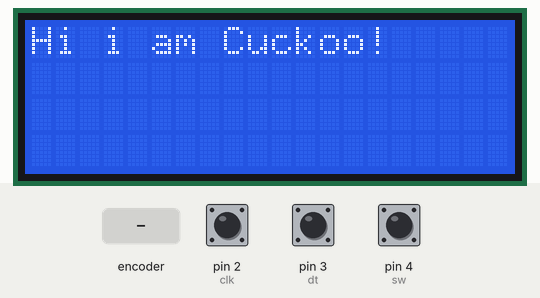
This sketch was run on a simulated Arduino Uno, built with avr-gcc and run on an emulated ATmega328P. Shown: 20×4 character LCD. Inputs (shaded band) come from the test bench; at power-on: pin 2 (clk) HIGH, pin 3 (dt) HIGH, pin 4 (sw) HIGH.

Above: at 4.2 s.
4.3 s: rotary encoder on pin 2 (clk) / pin 3 (dt) turned 3 steps (first pin leading)
At 4.41 s:
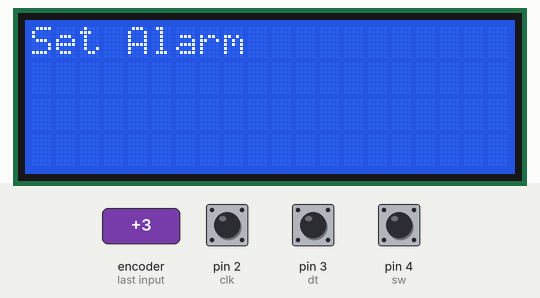
At 6.0 s:
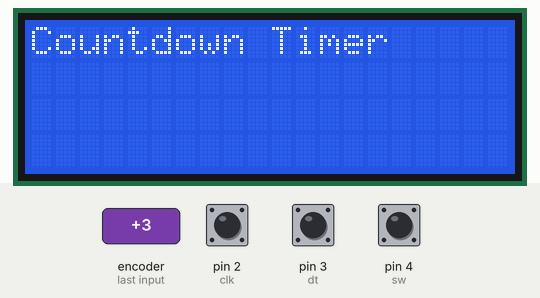
Timing chart, 0 to 7.5 s (numbered marks = the images above; inputs shaded):
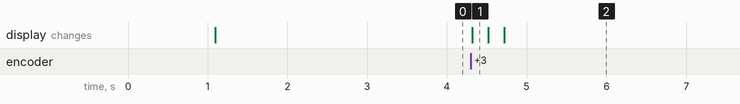

The sketch:

sketch.ino
```cpp
#include<RTClib.h>
#include<ezButton.h>
#include <LiquidCrystal_I2C.h>

RTC_DS1307 rtc;

//  lcd object : setting register address 0x27
LiquidCrystal_I2C lcd(0x27, 20, 4);


//  encoder variables
byte clk = 2;
byte dt = 3;
byte sw = 4;

ezButton button(sw);

//  counting rotations
int counter = 0;
int prev_counter = 0;
int flag = 0;

//String rtc_date = "";
//String rtc_time = "";

void setup() {

  Serial.begin(9600);

  //  initializing LCD
  lcd.init();  //  initialize the lcd.
  lcd.clear();  //  clears the screen and moves the cursor to the top left corner.
  lcd.backlight();  //  turn on the backlight.

  //  initial messages
  lcd.clear();
  lcd_print(0, 0, "RTC found");
  delay(1000);
  lcd_print(0, 0, "Hi i am Cuckoo!");
  delay(2000);
   if (!rtc.begin()) {
  //   Serial.println("RTC not initialised");
     while (true);
   }
  // Serial.println("RTC found");

  attachInterrupt(digitalPinToInterrupt(clk), encoder, FALLING);

  button.setDebounceTime(25);
}

void encoder() {
  prev_counter = counter;
  if (digitalRead(dt)  ==  HIGH)counter++;
  else counter--;
  counter = constrain(counter, 0, 3);
  flag = 1;
}

void mode_selector() {

  if (prev_counter != counter  &&  flag  ==  1) {
    if (counter  ==  0) {
      lcd.clear();
      lcd_print(0, 0, "Date and Time");
    }
    else if (counter  ==  1) {
      lcd.clear();
      lcd_print(0, 0, "Set Alarm");
    }
    else if (counter  ==  2) {
      lcd.clear();
      lcd_print(0, 0, "Stopwatch");
    }
    else if (counter  ==  3) {
      lcd.clear();
      lcd_print(0, 0, "Countdown Timer");
    }
    flag = 0;
  }
}


void loop() {

  button.loop();
  if (button.isPressed())
    select_mode();

  mode_selector();

  //  for better working of simulator
  delay(10);
}


void select_mode(){
 if (counter  ==  0)get_time();
 else if (counter  ==  1)set_alarm();
 else if (counter  ==  2)stopwatch();
 else countdown();
}
void get_time(){

}

void set_alarm(){

}

void stopwatch(){

}

void countdown(){

}


void lcd_print(int x, int y, String message) {
  lcd.setCursor(x, y);
  lcd.print(message);
}
```

Measured:
- after the input at 4.3 s, the display: changes at once (image 1)
